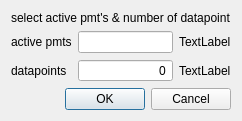
<?xml version="1.0" encoding="UTF-8"?>
<ui version="4.0">
 <class>Dialog_simpleCounterControl</class>
 <widget class="QDialog" name="Dialog_simpleCounterControl">
  <property name="geometry">
   <rect>
    <x>0</x>
    <y>0</y>
    <width>234</width>
    <height>114</height>
   </rect>
  </property>
  <property name="windowTitle">
   <string>SimpleCounterControl</string>
  </property>
  <property name="locale">
   <locale language="English" country="UnitedStates"/>
  </property>
  <layout class="QVBoxLayout" name="verticalLayout">
   <item>
    <widget class="QLabel" name="label_5">
     <property name="text">
      <string>select active pmt's &amp; number of datapoint</string>
     </property>
    </widget>
   </item>
   <item>
    <layout class="QGridLayout" name="gridLayout">
     <item row="2" column="0">
      <widget class="QLabel" name="label_3">
       <property name="text">
        <string>datapoints</string>
       </property>
      </widget>
     </item>
     <item row="0" column="0">
      <widget class="QLabel" name="label_2">
       <property name="text">
        <string>active pmts</string>
       </property>
      </widget>
     </item>
     <item row="0" column="1">
      <widget class="QLineEdit" name="lineEdit_act_pmts">
       <property name="alignment">
        <set>Qt::AlignRight|Qt::AlignTrailing|Qt::AlignVCenter</set>
       </property>
      </widget>
     </item>
     <item row="0" column="2">
      <widget class="QLabel" name="label_act_pmts_set">
       <property name="text">
        <string>TextLabel</string>
       </property>
      </widget>
     </item>
     <item row="2" column="2">
      <widget class="QLabel" name="label_plotpoints_set">
       <property name="text">
        <string>TextLabel</string>
       </property>
      </widget>
     </item>
     <item row="2" column="1">
      <widget class="QSpinBox" name="spinBox_plotpoints">
       <property name="alignment">
        <set>Qt::AlignRight|Qt::AlignTrailing|Qt::AlignVCenter</set>
       </property>
       <property name="buttonSymbols">
        <enum>QAbstractSpinBox::NoButtons</enum>
       </property>
       <property name="keyboardTracking">
        <bool>false</bool>
       </property>
       <property name="maximum">
        <number>10000</number>
       </property>
      </widget>
     </item>
    </layout>
   </item>
   <item>
    <widget class="QDialogButtonBox" name="buttonBox">
     <property name="orientation">
      <enum>Qt::Horizontal</enum>
     </property>
     <property name="standardButtons">
      <set>QDialogButtonBox::Cancel|QDialogButtonBox::Ok</set>
     </property>
    </widget>
   </item>
  </layout>
 </widget>
 <resources/>
 <connections>
  <connection>
   <sender>buttonBox</sender>
   <signal>accepted()</signal>
   <receiver>Dialog_simpleCounterControl</receiver>
   <slot>accept()</slot>
   <hints>
    <hint type="sourcelabel">
     <x>257</x>
     <y>104</y>
    </hint>
    <hint type="destinationlabel">
     <x>157</x>
     <y>113</y>
    </hint>
   </hints>
  </connection>
  <connection>
   <sender>buttonBox</sender>
   <signal>rejected()</signal>
   <receiver>Dialog_simpleCounterControl</receiver>
   <slot>reject()</slot>
   <hints>
    <hint type="sourcelabel">
     <x>294</x>
     <y>104</y>
    </hint>
    <hint type="destinationlabel">
     <x>286</x>
     <y>113</y>
    </hint>
   </hints>
  </connection>
 </connections>
</ui>
